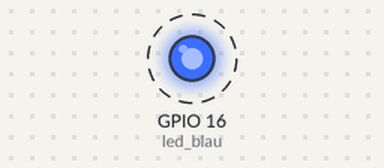
Bench run of a sketch on a simulated ESP8266 (NodeMCU). Shown: output pins drawn as LEDs (lit = HIGH). Dashed ring = blinking. WiFi joins after 1.5 s; servers stay silent unless stated; what the sketch prints to the serial monitor is not drawn.

Above: at 1.6 s.
Timing chart, 0 to 4.5 s (numbered marks = the images above):
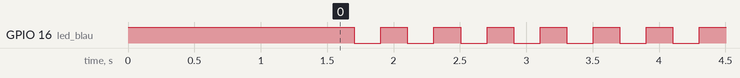

Measured:
- by itself, GPIO 16 (led_blau): alternates HIGH for 0.20 s and LOW for 0.20 s

The sketch:

12_2022_01_04_ex12-OTA-telecos.ino
```cpp
//_2022_01_04_ex12-OTA-telecos.ino
//curs tardor 2022 telecos.cat
//jnogues@gmail.com
//Exemple bàsic per OverTheAir flashing

#include <Blynk.h>
BlynkTimer taskScheduler;//organitzador de tasques
#include <ESP8266WiFi.h>
#include <ESP8266mDNS.h>
#include <WiFiUdp.h>
#include <ArduinoOTA.h>

#ifndef STASSID
#define STASSID "xxxxxxxxxxxxx"
#define STAPSK  "xxxxxxxxxxxxx"
#define STAHOSTNAME "elMeu1rOTA"
#endif

const char* ssid = STASSID;
const char* password = STAPSK;
#define led_blau 16  //led blau de la nodeMCU

void setup() {
  pinMode(led_blau, OUTPUT);
  digitalWrite(led_blau, HIGH);
  Serial.begin(115200);
  Serial.println("Booting");
  WiFi.mode(WIFI_STA);
  WiFi.begin(ssid, password);
  while (WiFi.waitForConnectResult() != WL_CONNECTED) {
    Serial.println("Connection Failed! Rebooting...");
    delay(5000);
    ESP.restart();
  }

  // Port defaults to 8266
  // ArduinoOTA.setPort(8266);

  // Hostname defaults to esp8266-[ChipID]
  ArduinoOTA.setHostname(STAHOSTNAME);

  // No authentication by default
  // ArduinoOTA.setPassword("admin");

  // Password can be set with it's md5 value as well
  // MD5(admin) = 21232f297a57a5a743894a0e4a801fc3
  // ArduinoOTA.setPasswordHash("21232f297a57a5a743894a0e4a801fc3");

  ArduinoOTA.onStart([]() {
    String type;
    if (ArduinoOTA.getCommand() == U_FLASH) {
      type = "sketch";
    } else { // U_FS
      type = "filesystem";
    }

    // NOTE: if updating FS this would be the place to unmount FS using FS.end()
    Serial.println("Start updating " + type);
  });
  ArduinoOTA.onEnd([]() {
    Serial.println("\nEnd");
  });
  ArduinoOTA.onProgress([](unsigned int progress, unsigned int total) {
    Serial.printf("Progress: %u%%\r", (progress / (total / 100)));
  });
  ArduinoOTA.onError([](ota_error_t error) {
    Serial.printf("Error[%u]: ", error);
    if (error == OTA_AUTH_ERROR) {
      Serial.println("Auth Failed");
    } else if (error == OTA_BEGIN_ERROR) {
      Serial.println("Begin Failed");
    } else if (error == OTA_CONNECT_ERROR) {
      Serial.println("Connect Failed");
    } else if (error == OTA_RECEIVE_ERROR) {
      Serial.println("Receive Failed");
    } else if (error == OTA_END_ERROR) {
      Serial.println("End Failed");
    }
  });
  ArduinoOTA.begin();
  Serial.println("Ready");
  Serial.print("IP address: ");
  Serial.println(WiFi.localIP());

  taskScheduler.setInterval(200L,  toggleLed); //tasca 1
}

void loop()
{
  ArduinoOTA.handle();
  taskScheduler.run();
}


//***********************TASQUES***********************

//tasca 1
void toggleLed()
{
  digitalWrite(led_blau, !digitalRead(led_blau));
}
```
